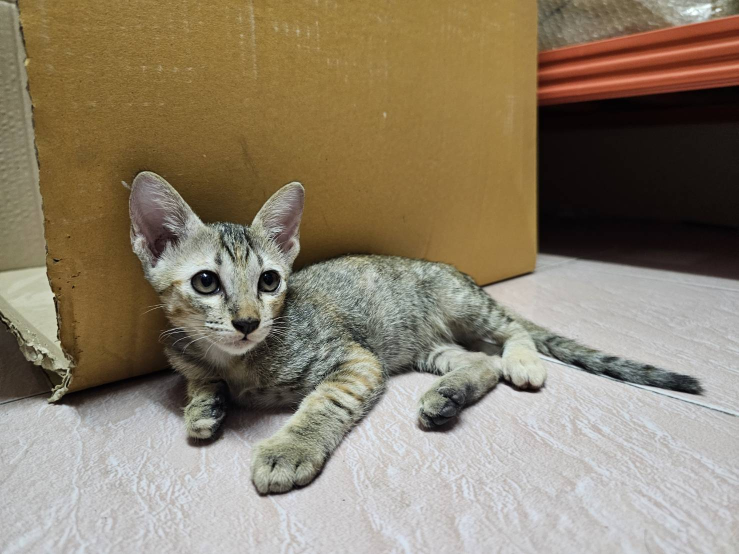
#> input picture Lab2/img/Miso.jpg, 1477 x 1108 px, found by its file name (shown at 1/2 size)
$ python Lab.2.1.2_V1.py
#> lines starting #> are read from the running program, lines starting #| are printed output that depends on the picture
import cv2
import numpy as np
from matplotlib import pyplot as plt
img_1 = cv2.imread("./Lab2/img/Miso.jpg")
#> img_1 is the input picture: shape (1108, 1477, 3); mean B, G, R 107.9, 128.5, 140.9
image_resized = cv2.resize(img_1, (200, 200))
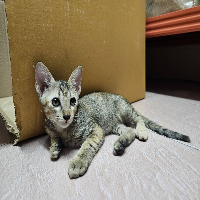
#> image_resized: shape (200, 200, 3); mean B, G, R 107.8, 128.4, 140.7

output_file = "./Lab2/video/lab_2.1.2_V1_output_file.mp4"
fourcc = cv2.VideoWriter_fourcc(*'mp4v')

fps = 1
frame = 1

vid_output = cv2.VideoWriter(output_file,fourcc, fps, (image_resized.shape[0],image_resized.shape[1]))
def GammaEquation(img):
    A = 1
    B = 0
    Y = [0.1,0.2,0.3,0.4,0.5,0.6,0.7,0.8,0.9,1.0,1.11,1.12,1.13,1.14,1.15,1.16,1.17,1.18,1.19,1.20]
    H,W,C = img.shape
#> H = 200; W = 200; C = 3
    result_img = np.zeros_like(img)
    for y in Y:
        for w in range(0,W):
            for h in range(0,H):
                for c in range(0,C):
                    result_img[h,w,c] = A*(img[h][w][c])**y+B
        vid_output.write(result_img)
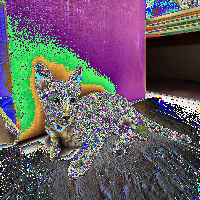
#> result_img: shape (200, 200, 3); mean B, G, R 101.3, 92.7, 102.7
    return result_img


test = GammaEquation(image_resized)

plt.subplot(1, 2, 1)
plt.imshow(image_resized,cmap='gray')
plt.title("Original")

plt.subplot(1, 2, 2)
plt.imshow(test,cmap='gray')
plt.title("Gramma")


print(image_resized,"\n","*"*50)
#> (printed output is left out)
print(test)
#> (printed output is left out)


plt.show()
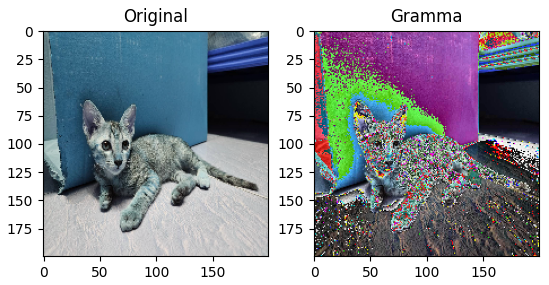
#> figure drawn by matplotlib, 2 panels; B, G, R data is drawn as R, G, B
vid_output.release()

$ run again, with Lab2/img/Tea1.JPG copied over Lab2/img/Miso.jpg
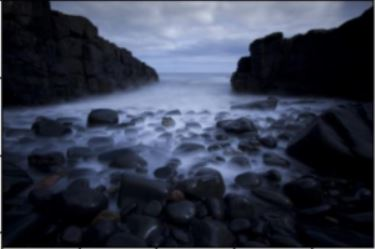
#> input picture Lab2/img/Tea1.JPG, 375 x 249 px, found by its file name
#> img_1 is the input picture: shape (249, 375, 3); mean B, G, R 72.8, 56.5, 50.8
#> after the loop in GammaEquation, `for y in Y:`:
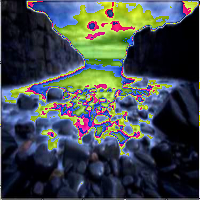
#> result_img: shape (200, 200, 3); mean B, G, R 76.4, 73.9, 65.9
#> (printed output is left out)
#> (printed output is left out)
#> `plt.show()`:
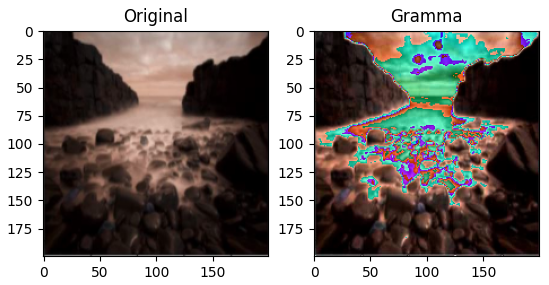
#> figure drawn by matplotlib, 2 panels; B, G, R data is drawn as R, G, B

$ run again, with Lab2/img/Tea2.JPG copied over Lab2/img/Miso.jpg
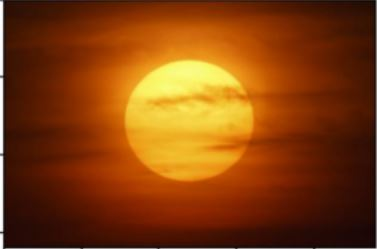
#> input picture Lab2/img/Tea2.JPG, 377 x 249 px, found by its file name
#> img_1 is the input picture: shape (249, 377, 3); mean B, G, R 12.9, 62.9, 130.4
#> after the loop in GammaEquation, `for y in Y:`:
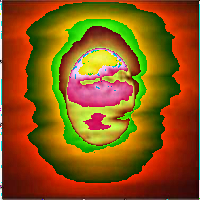
#> result_img: shape (200, 200, 3); mean B, G, R 19.8, 86.8, 139.8
#> (printed output is left out)
#> (printed output is left out)
#> `plt.show()`:
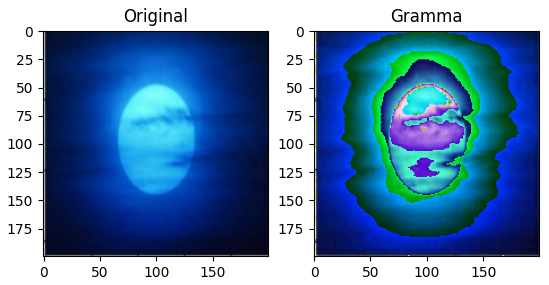
#> figure drawn by matplotlib, 2 panels; B, G, R data is drawn as R, G, B

$ run again, with Lab2/img/Temp1.jpg copied over Lab2/img/Miso.jpg
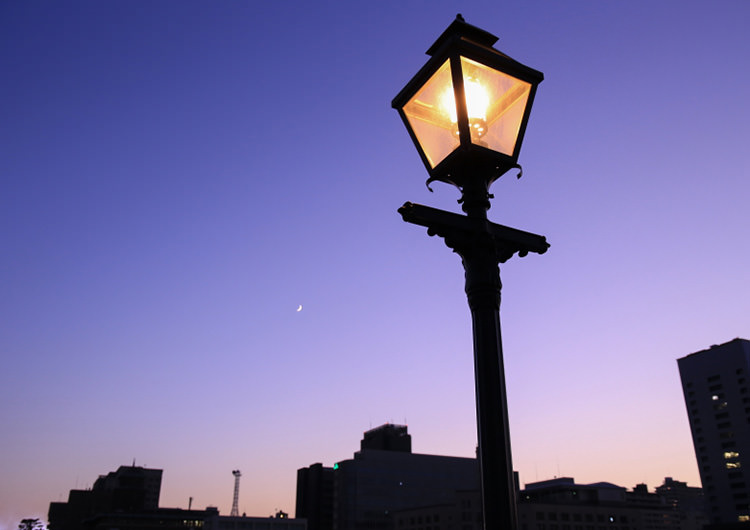
#> input picture Lab2/img/Temp1.jpg, 750 x 530 px, found by its file name
#> img_1 is the input picture: shape (530, 750, 3); mean B, G, R 164.9, 112.4, 118.1
#> after the loop in GammaEquation, `for y in Y:`:
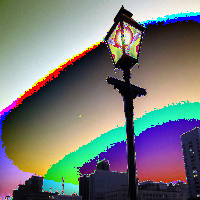
#> result_img: shape (200, 200, 3); mean B, G, R 118, 120.1, 118.4
#> (printed output is left out)
#> (printed output is left out)
#> `plt.show()`:
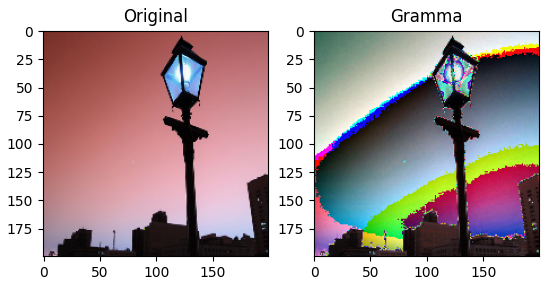
#> figure drawn by matplotlib, 2 panels; B, G, R data is drawn as R, G, B
